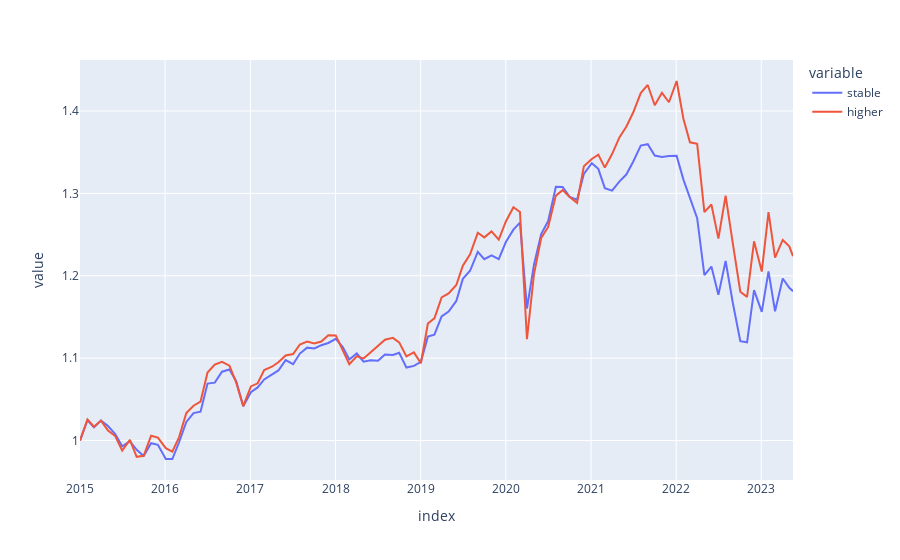

Source (notebook cell):
### Code cell
import plotly.express as px
px.line(net_values)
